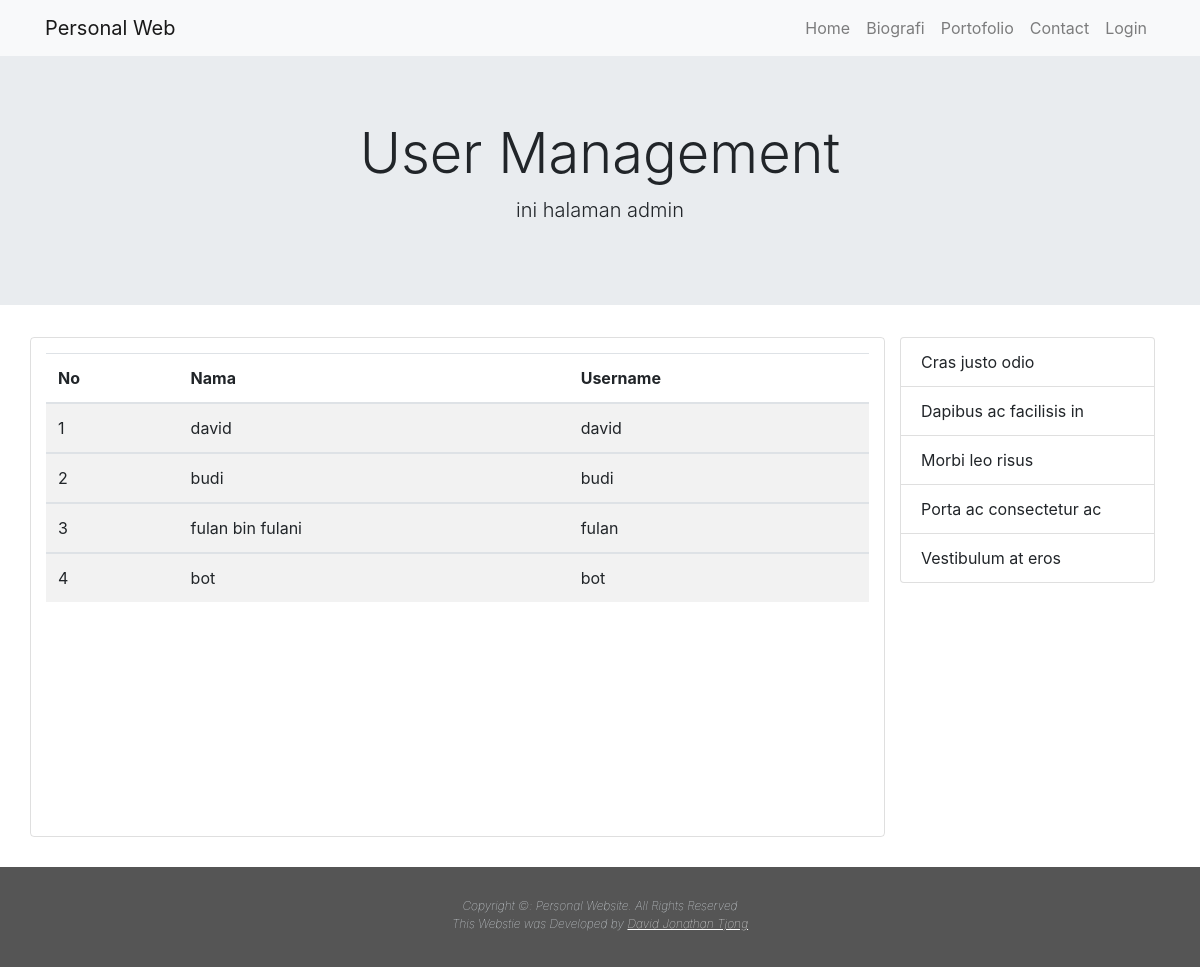
Page /personalWeb_David/pages/user-management.php on the committed database.
### tables this page shows
CREATE TABLE `user` (
  `id_user` int(11) NOT NULL,
  `name` varchar(50) NOT NULL,
  `username` varchar(50) NOT NULL,
  `password` varchar(255) NOT NULL
);

### personalWeb_David/pages/user-management.php (called while the page is built, shortened)
<?php
    include("../layouts/head.php");
    include("../layouts/header.php");
    include("../layouts/content.php");
    include("../layouts/footer.php");
?>

### personalWeb_David/layouts/content-um.php (the view, shortened to what this page needs)
<?php
    include("../configs/connection.php");
    $sql = mysqli_query($connect, "select * from user");
?>
<table class="table table-striped">
    <thead>
        <tr>
            <th scope="col">No</th>
            <th scope="col">Nama</th>
            <th scope="col">Username</th>
        </tr>
    </thead>
    <?php
        $nomor =1;
        while($data = mysqli_fetch_array($sql)) {?>
        <tbody>
            <tr>
                <td scope="row"><?php echo $nomor; ?> </td>
                <td> <?php echo $data['name']; ?> </td>
                <td> <?php echo $data['username']; ?> </td>
            </tr>
        </tbody>
    <?php $nomor++; }?>
</table>

### rows in the picture
user: name "david", username "david"
user: name "budi", username "budi"
user: name "fulan bin fulani", username "fulan"
user: name "bot", username "bot"

### other values in the picture
$pageinfo "User Management"
$description "ini halaman admin"
